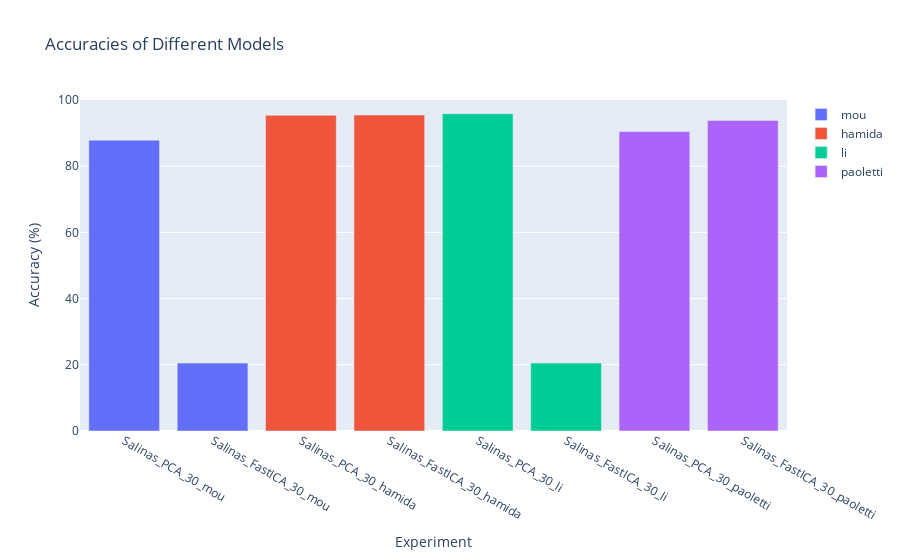

The code cell stored with this chart in its notebook:
### Code cell
ds = 'Salinas'
n_comps = 30

plot_acc_by_model(df_results[(df_results['Dataset'] == ds) 
                & (df_results['N Components'] == n_comps)])

### Figure 1 — Plotly figure (JSON) as saved in the notebook; plotly's stock layout.template omitted (floating-point values rounded to 4 significant figures)
{"data": [{"marker": {"color": "#636EFA"}, "name": "mou", "type": "bar", "x": ["Salinas_PCA_30_mou", "Salinas_FastICA_30_mou"], "y": [87.88, 20.51]}, {"marker": {"color": "#EF553B"}, "name": "hamida", "type": "bar", "x": ["Salinas_PCA_30_hamida", "Salinas_FastICA_30_hamida"], "y": [95.37, 95.45]}, {"marker": {"color": "#00CC96"}, "name": "li", "type": "bar", "x": ["Salinas_PCA_30_li", "Salinas_FastICA_30_li"], "y": [95.83, 20.51]}, {"marker": {"color": "#AB63FA"}, "name": "paoletti", "type": "bar", "x": ["Salinas_PCA_30_paoletti", "Salinas_FastICA_30_paoletti"], "y": [90.46, 93.82]}], "layout": {"barmode": "group", "showlegend": true, "title": {"text": "Accuracies of Different Models"}, "xaxis": {"title": {"text": "Experiment"}}, "yaxis": {"range": [0, 100], "title": {"text": "Accuracy (%)"}}}}
